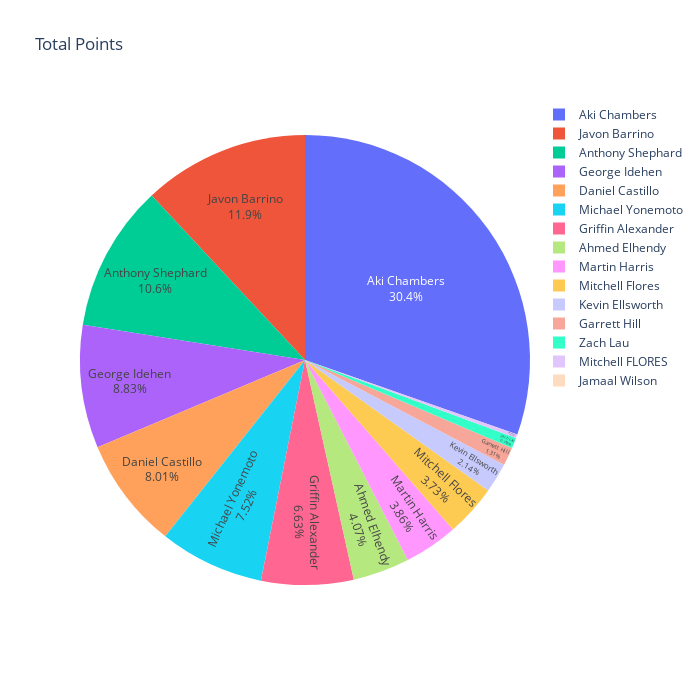

Notebook source saved alongside this figure:
### Markdown cell above
## Team Point Leader

### Code cell
pie_points(men_stats_2011_2012[['Name','PTS']])

### Figure 1 — Plotly figure (JSON) as saved in the notebook; plotly's stock layout.template omitted (floating-point values rounded to 4 significant figures)
{"data": [{"domain": {"x": [0, 1], "y": [0, 1]}, "hovertemplate": "Name=%{label}<br>PTS=%{value}<extra></extra>", "labels": ["Mitchell Flores", "Zach Lau", "Martin Harris", "Daniel Castillo", "Mitchell FLORES", "Jamaal Wilson", "George Idehen", "Aki Chambers", "Anthony Shephard", "Ahmed Elhendy", "Michael Yonemoto", "Griffin Alexander", "Kevin Ellsworth", "Garrett Hill", "Javon Barrino"], "legendgroup": "", "name": "", "showlegend": true, "textinfo": "percent+label", "textposition": "inside", "type": "pie", "values": [54, 11, 56, 116, 4, 0, 128, 440, 153, 59, 109, 96, 31, 19, 173]}], "layout": {"height": 700, "legend": {"tracegroupgap": 0}, "title": {"text": "Total Points"}, "width": 700}}
